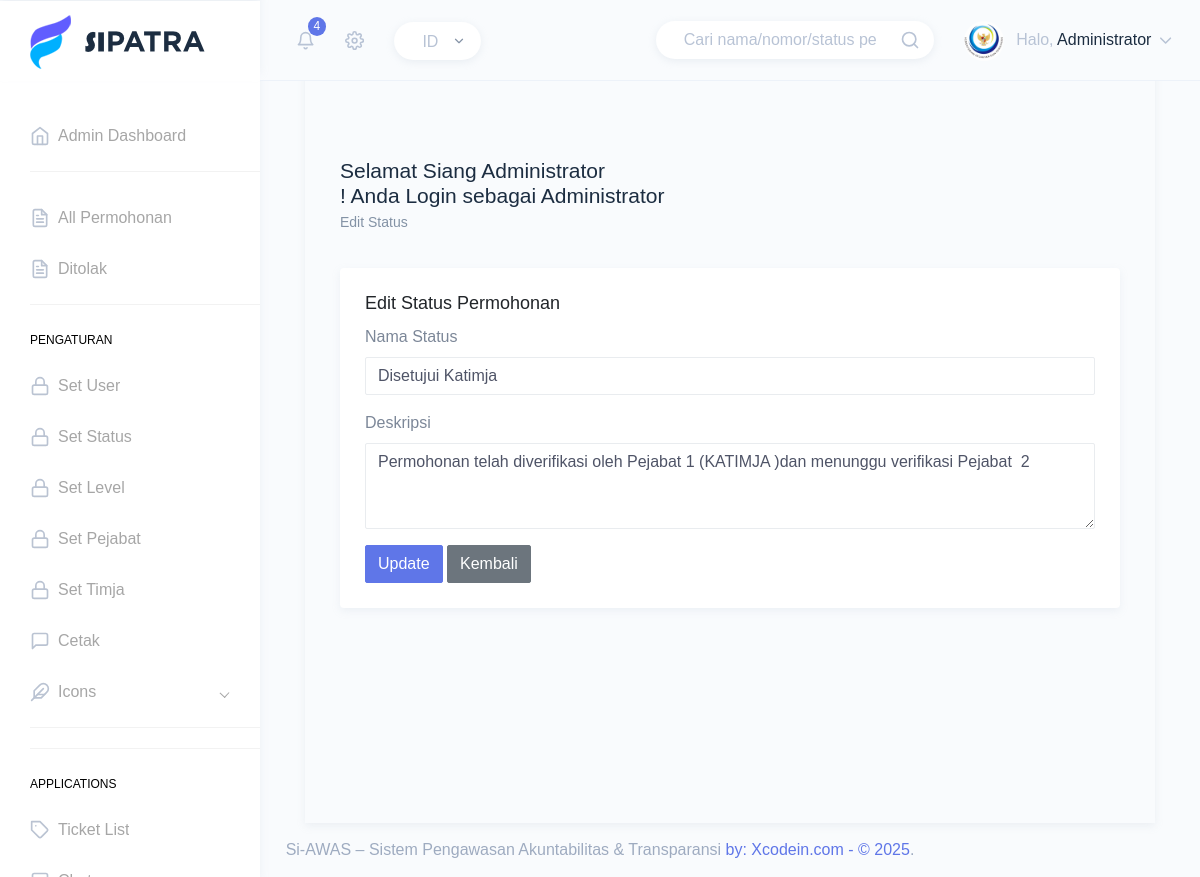
/index.php?page=edit_status&id_status=1 (signed in), run on the app's committed database.
### tables this page shows
CREATE TABLE IF NOT EXISTS `status_permohonan` (
  `id_status` int NOT NULL,
  `nama_status` varchar(100) NOT NULL,
  `deskripsi_status` varchar(255) NOT NULL,
  PRIMARY KEY (`id_status`)
);

### pages/administrator/edit_status.php (the view, shortened to what this page needs)
<?php
$id_status = $_GET['id_status'];
var_dump($id_status);
$query = mysqli_query($conn, "SELECT * FROM status_permohonan WHERE id_status='$id_status'");
$data = mysqli_fetch_array($query);
?>
<div class="page-wrapper">
    <div class="page-breadcrumb">
        <div class="row">
            <div class="col-7 align-self-center">
                <h3 class="page-title text-truncate text-dark font-weight-medium mb-1">
                    <?php
                    $time = date('H');
                    if ($time >= 5 && $time <= 11) {
                        echo "Selamat Pagi";
                    } elseif ($time >= 12 && $time <= 15) {
                        echo "Selamat Siang";
                    } elseif ($time >= 16 && $time <= 18) {
                        echo "Selamat Sore";
                    } else {
                        echo "Selamat Malam";
                    }
                    echo " " . $_SESSION['name'] . "<br>! Anda Login sebagai " . $_SESSION['level_jabatan'];
                    ?>
                </h3>
                <div class="d-flex align-items-center">
                    <nav aria-label="breadcrumb">
                        <ol class="breadcrumb m-0 p-0">
                            <li class="breadcrumb-item"><a href="#">Edit Status</a></li>
                        </ol>
                    </nav>
                </div>
            </div>
        </div>
    </div>
    <div class="container-fluid">
        <div class="row">
            <div class="col-12">
                <div class="card">
                    <div class="card-body">
                        <h4 class="card-title">Edit Status Permohonan</h4>
                        <form method="POST">
                            <div class="form-group">
                                <label for="nama_status">Nama Status</label>
                                <input type="text" class="form-control" id="nama_status" name="nama_status"
                                    value="<?php echo $data['nama_status']; ?>" required>
                            </div>
                            <div class="form-group">
                                <label for="deskripsi_status">Deskripsi</label>
                                <textarea class="form-control" id="deskripsi_status" name="deskripsi_status" rows="3"
                                    required><?php echo $data['deskripsi_status']; ?></textarea>
                            </div>
                            <button type="submit" class="btn btn-primary">Update</button>
                            <a href="index.php?page=set_status" class="btn btn-secondary">Kembali</a>
                        </form>
                    </div>
                </div>
            </div>
        </div>
    </div>
</div>

### data on the page
status_permohonan: nama_status "Disetujui Katimja", deskripsi_status "Permohonan telah diverifikasi oleh Pejabat 1 (KATIMJA )dan menunggu verifikasi Pejabat 2"

### other printed values
getNotificationCount($conn) "4"
$_SESSION['name'] "Administrator"
$_SESSION['level_jabatan'] "Administrator"
